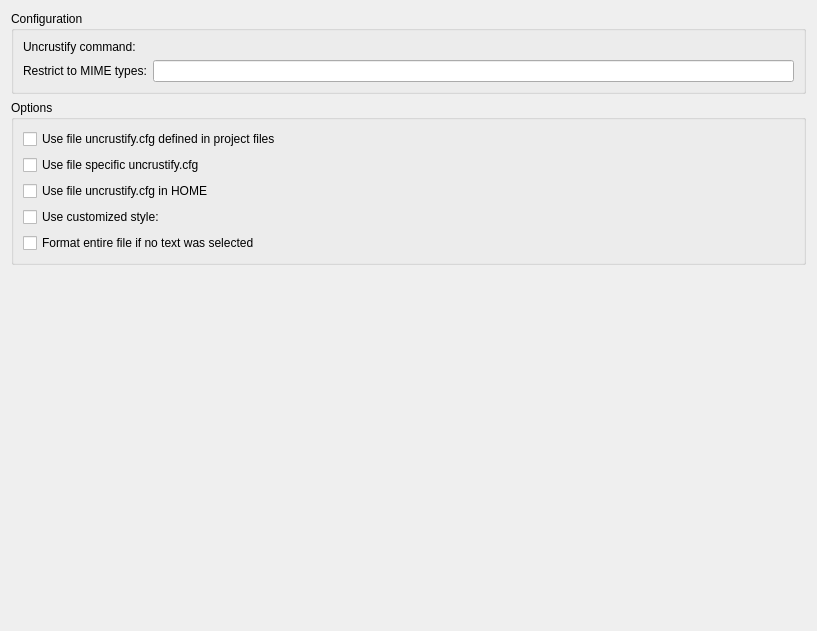
<?xml version="1.0" encoding="UTF-8"?>
<ui version="4.0">
 <class>Beautifier::Internal::UncrustifyOptionsPage</class>
 <widget class="QWidget" name="Beautifier::Internal::UncrustifyOptionsPage">
  <property name="geometry">
   <rect>
    <x>0</x>
    <y>0</y>
    <width>817</width>
    <height>631</height>
   </rect>
  </property>
  <property name="windowTitle">
   <string/>
  </property>
  <layout class="QVBoxLayout" name="verticalLayout" stretch="0,0,0">
   <item>
    <widget class="QGroupBox" name="configuration">
     <property name="title">
      <string>Configuration</string>
     </property>
     <layout class="QFormLayout" name="formLayout">
      <item row="0" column="0">
       <widget class="QLabel" name="commandLabel">
        <property name="text">
         <string>Uncrustify command:</string>
        </property>
       </widget>
      </item>
      <item row="0" column="1">
       <widget class="Utils::PathChooser" name="command" native="true"/>
      </item>
      <item row="1" column="0">
       <widget class="QLabel" name="mimeLabel">
        <property name="text">
         <string>Restrict to MIME types:</string>
        </property>
       </widget>
      </item>
      <item row="1" column="1">
       <widget class="QLineEdit" name="mime"/>
      </item>
     </layout>
    </widget>
   </item>
   <item>
    <widget class="QGroupBox" name="options">
     <property name="title">
      <string>Options</string>
     </property>
     <layout class="QVBoxLayout" name="verticalLayout_2">
      <item>
       <widget class="QCheckBox" name="useOtherFiles">
        <property name="text">
         <string>Use file uncrustify.cfg defined in project files</string>
        </property>
       </widget>
      </item>
      <item>
       <layout class="QHBoxLayout" name="horizontalLayout">
        <item>
         <widget class="QCheckBox" name="useSpecificFile">
          <property name="text">
           <string>Use file specific uncrustify.cfg</string>
          </property>
         </widget>
        </item>
        <item>
         <widget class="Utils::PathChooser" name="uncrusifyFilePath" native="true"/>
        </item>
       </layout>
      </item>
      <item>
       <widget class="QCheckBox" name="useHomeFile">
        <property name="text">
         <string extracomment="HOME is replaced by the user's home directory">Use file uncrustify.cfg in HOME</string>
        </property>
       </widget>
      </item>
      <item>
       <layout class="QHBoxLayout" name="horizontalLayout_2" stretch="0,9999">
        <item>
         <widget class="QCheckBox" name="useCustomStyle">
          <property name="text">
           <string>Use customized style:</string>
          </property>
         </widget>
        </item>
        <item>
         <widget class="Beautifier::Internal::ConfigurationPanel" name="configurations" native="true"/>
        </item>
       </layout>
      </item>
      <item>
       <widget class="QCheckBox" name="formatEntireFileFallback">
        <property name="toolTip">
         <string>For action Format Selected Text</string>
        </property>
        <property name="text">
         <string>Format entire file if no text was selected</string>
        </property>
       </widget>
      </item>
     </layout>
    </widget>
   </item>
   <item>
    <spacer name="verticalSpacer">
     <property name="orientation">
      <enum>Qt::Vertical</enum>
     </property>
     <property name="sizeHint" stdset="0">
      <size>
       <width>20</width>
       <height>40</height>
      </size>
     </property>
    </spacer>
   </item>
  </layout>
 </widget>
 <customwidgets>
  <customwidget>
   <class>Utils::PathChooser</class>
   <extends>QWidget</extends>
   <header location="global">utils/pathchooser.h</header>
   <container>1</container>
  </customwidget>
  <customwidget>
   <class>Beautifier::Internal::ConfigurationPanel</class>
   <extends>QWidget</extends>
   <header location="global">beautifier/configurationpanel.h</header>
   <container>1</container>
  </customwidget>
 </customwidgets>
 <resources/>
 <connections/>
</ui>
